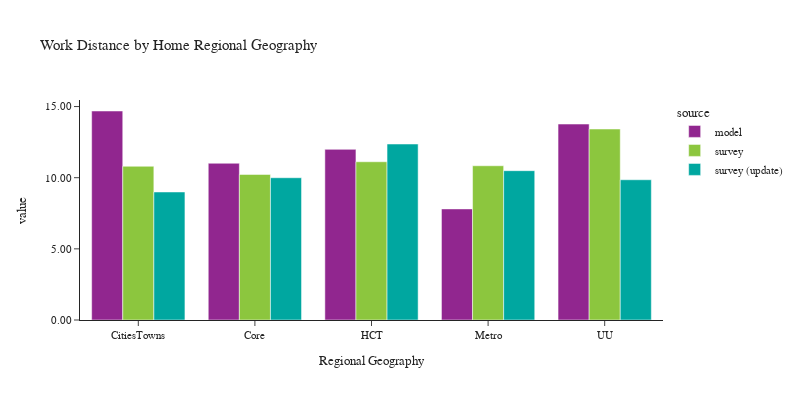

Source (notebook cell):
### Code cell
plot_work_location(df_workers, 'rg_proposed_home', 'Home Regional Geography', 'Regional Geography')

### Figure 1 — Plotly figure (JSON) as saved in the notebook; plotly's stock layout.template omitted (floating-point values rounded to 4 significant figures)
{"data": [{"alignmentgroup": "True", "customdata": [[190785], [502194], [473501], [723338], [80338]], "hovertemplate": "source=model<br>rg_proposed_home=%{x}<br>value=%{y}<br>sample count=%{customdata[0]}<extra></extra>", "legendgroup": "model", "marker": {"color": "#91268F", "pattern": {"shape": ""}}, "name": "model", "offsetgroup": "model", "orientation": "v", "showlegend": true, "textposition": "auto", "type": "bar", "x": ["CitiesTowns", "Core", "HCT", "Metro", "UU"], "xaxis": "x", "y": [14.69, 11.02, 11.99, 7.807, 13.77], "yaxis": "y"}, {"alignmentgroup": "True", "customdata": [[288], [607], [473], [822], [89]], "hovertemplate": "source=survey<br>rg_proposed_home=%{x}<br>value=%{y}<br>sample count=%{customdata[0]}<extra></extra>", "legendgroup": "survey", "marker": {"color": "#8CC63E", "pattern": {"shape": ""}}, "name": "survey", "offsetgroup": "survey", "orientation": "v", "showlegend": true, "textposition": "auto", "type": "bar", "x": ["CitiesTowns", "Core", "HCT", "Metro", "UU"], "xaxis": "x", "y": [10.8, 10.23, 11.12, 10.84, 13.42], "yaxis": "y"}, {"alignmentgroup": "True", "customdata": [[302], [638], [497], [858], [98]], "hovertemplate": "source=survey (update)<br>rg_proposed_home=%{x}<br>value=%{y}<br>sample count=%{customdata[0]}<extra></extra>", "legendgroup": "survey (update)", "marker": {"color": "#00A7A0", "pattern": {"shape": ""}}, "name": "survey (update)", "offsetgroup": "survey (update)", "orientation": "v", "showlegend": true, "textposition": "auto", "type": "bar", "x": ["CitiesTowns", "Core", "HCT", "Metro", "UU"], "xaxis": "x", "y": [8.997, 9.998, 12.37, 10.49, 9.856], "yaxis": "y"}], "layout": {"barmode": "group", "font": {"size": 11}, "height": 400, "legend": {"title": {"text": "source"}, "tracegroupgap": 0}, "title": {"text": "Work Distance by Home Regional Geography"}, "width": 800, "xaxis": {"anchor": "y", "domain": [0.0, 1.0], "title": {"text": "Regional Geography"}}, "yaxis": {"anchor": "x", "domain": [0.0, 1.0], "tickformat": ".2f", "title": {"text": "value"}}}}
